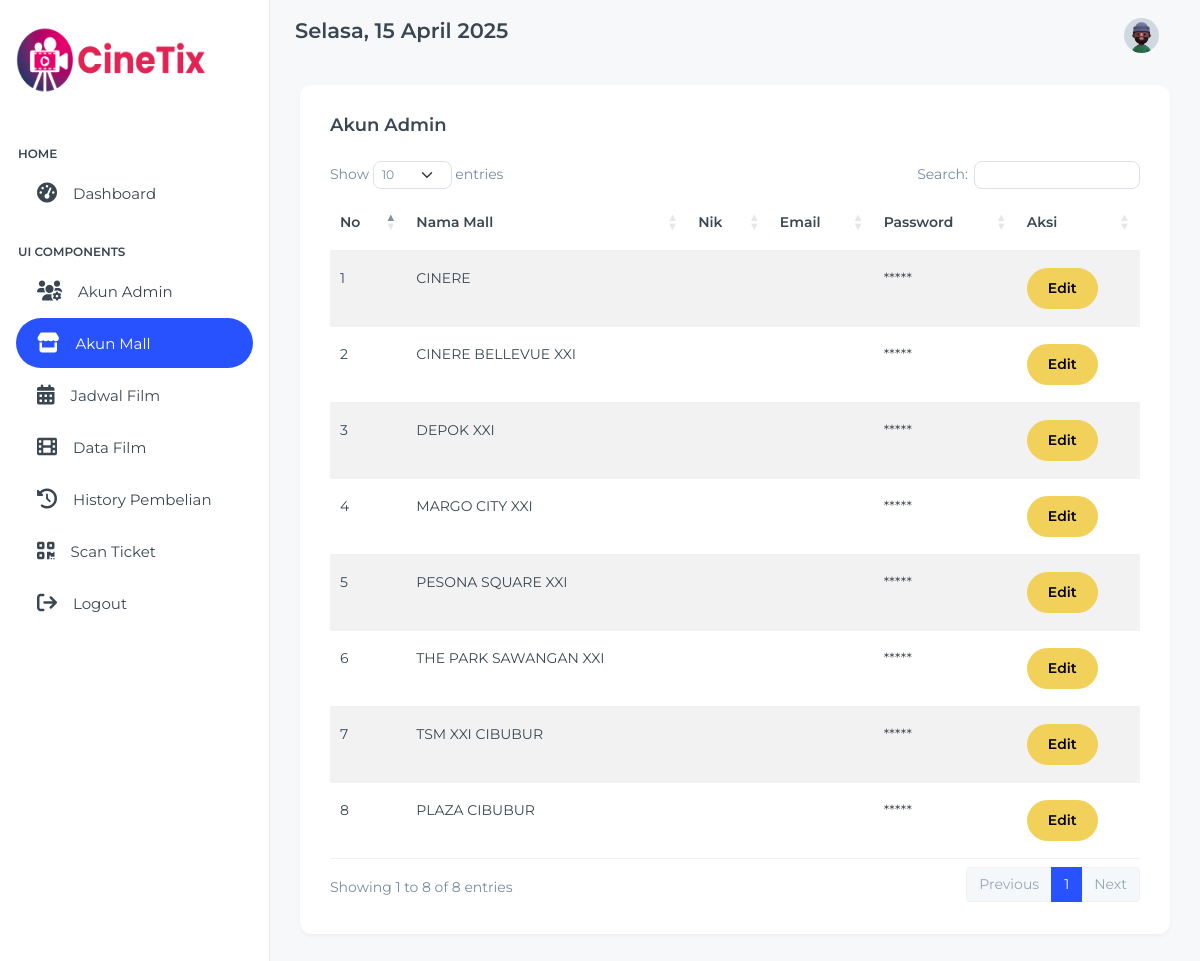
/admin/akun-mall.php (signed in), run on the app's committed database.
### tables this page shows
CREATE TABLE `akun_mall` (
  `id` int NOT NULL,
  `email` varchar(255) NOT NULL,
  `password` varchar(231) NOT NULL,
  `nama_mall` varchar(231) NOT NULL,
  `nik` varchar(231) NOT NULL
);

### admin/akun-mall.php (the view, shortened to what this page needs)
<!doctype html>
<html lang="en">
<head>
  <link rel="stylesheet" href="../../node_modules/simplebar/dist/simplebar.min.css">
  <link rel="stylesheet" href="../assets/css/styles.min.css" />
  <link rel="stylesheet" href="https://cdn.jsdelivr.net/npm/sweetalert2@11.4.0/dist/sweetalert2.min.css">
</head>
<body>
  <div class="page-wrapper" id="main-wrapper" data-layout="vertical" data-navbarbg="skin6" data-sidebartype="full"
    data-sidebar-position="fixed" data-header-position="fixed">
    <aside class="left-sidebar">
      <div>
        <div class="brand-logo d-flex align-items-center justify-content-between">
          <a href="./admin.php" class="text-nowrap logo-img">
          </a>
        </div>
        <?php include 'components/sidebar.php' ?>
      </div>
    </aside>
    <div class="body-wrapper">
      <?php include 'components/header.php' ?>
      <?php
      include '../koneksi.php';
      $sql = "SELECT * FROM akun_mall ORDER BY id ASC";
      $result = $conn->query($sql);
      ?>
<div class="container-fluid">
  <div class="card">
    <div class="card-body">
      <h5 class="card-title fw-semibold mb-4">Akun Admin</h5>
      <div class="table-responsive">
        <table id="filmTable" class="table table-striped">
          <thead>
            <tr>
              <th>No</th>
              <th>Nama Mall</th>
              <th>Nik</th>
              <th>Email</th>
              <th>Password</th>
              <th>Aksi</th>
            </tr>
          </thead>
          <tbody>
            <?php
            $no = 1;
            if ($result->num_rows > 0) {
                while ($row = $result->fetch_assoc()) {
                    echo "<tr>
                            <td>{$no}</td>
                            <td>{$row['nama_mall']}</td>
                            <td>{$row['nik']}</td>
                            <td>{$row['email']}</td>
                            <td>*****</td>
                            <td>
                                <button class='btn btn-warning btn-edit'
                                        data-id='{$row['id']}'
                                        data-nama='{$row['nama_mall']}'
                                        data-nik='{$row['nik']}'
                                        data-email='{$row['email']}'
                                        data-bs-toggle='modal'
                                        data-bs-target='#modalTambahJadwal'>
                                    Edit
                                </button>
                            </td>
                          </tr>";
                    $no++;
                }
            } else {
                echo "<tr><td colspan='6' class='text-center'>Tidak ada data</td></tr>";
            }
            ?>
          </tbody>
        </table>
      </div>
    </div>
  </div>
</div>
    </div>
  </div>
  <link href="https://cdn.datatables.net/1.13.6/css/dataTables.bootstrap5.min.css" rel="stylesheet" />
</body>
</html>

### data on the page
akun_mall: nama_mall "CINERE"
akun_mall: nama_mall "CINERE BELLEVUE XXI"
akun_mall: nama_mall "DEPOK XXI"
akun_mall: nama_mall "MARGO CITY XXI"
akun_mall: nama_mall "PESONA SQUARE XXI"
akun_mall: nama_mall "THE PARK SAWANGAN XXI"
akun_mall: nama_mall "TSM XXI CIBUBUR"
akun_mall: nama_mall "PLAZA CIBUBUR"
